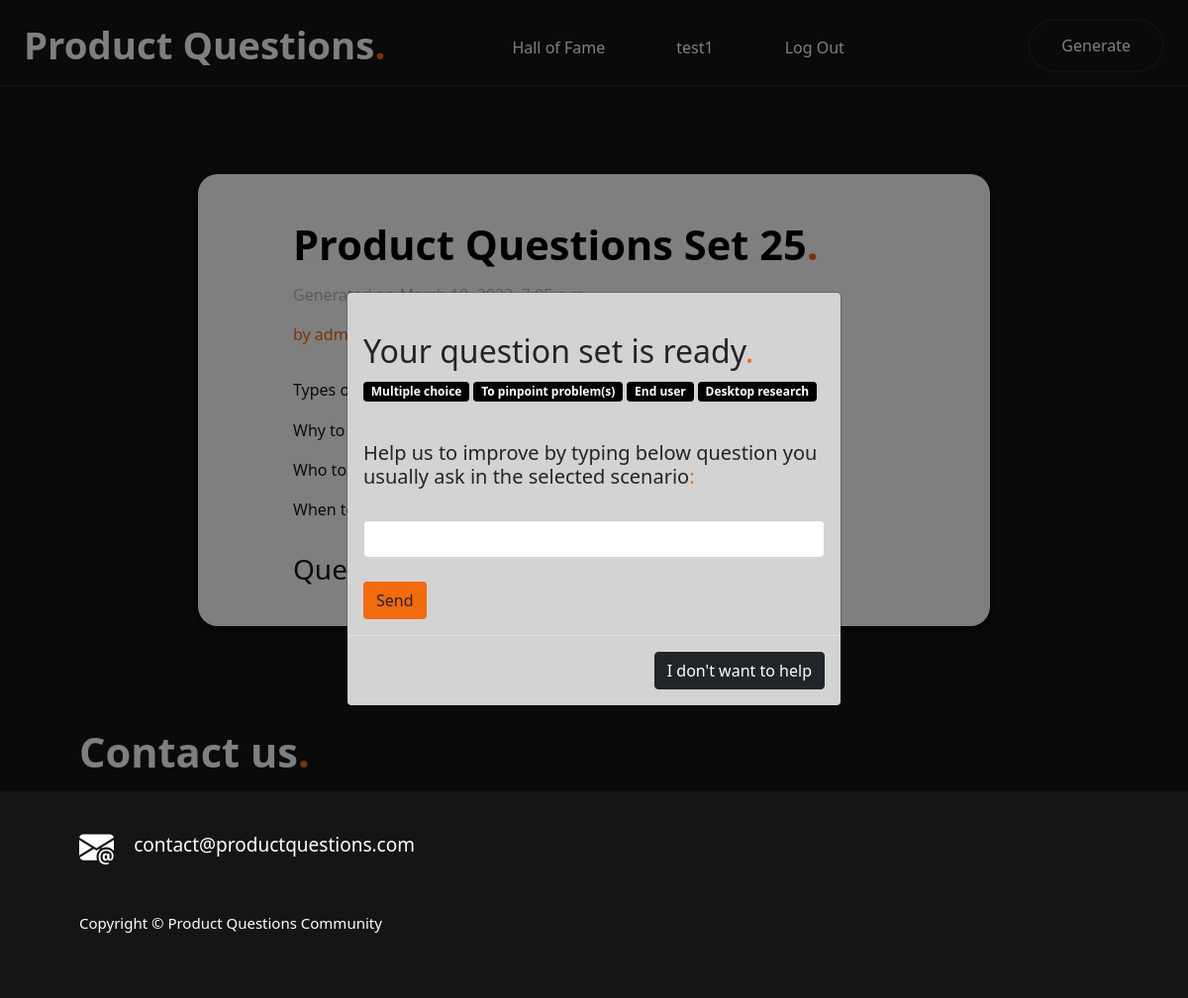
The page /25 (signed in) on the database its author committed.
### PQ/models.py (models this page shows)
class User(AbstractUser):
    pass

class Set(models.Model):
    questions = models.ManyToManyField(Question, related_name="questions_set")
    user = models.ForeignKey(User, on_delete=models.CASCADE, related_name="users_sets")
    dategenerated = models.DateTimeField(default=now)
    type = models.ForeignKey(Type, on_delete=models.CASCADE ,verbose_name="types of questions", blank=False, related_name="typeset")
    why = models.ForeignKey(Why, on_delete=models.CASCADE ,verbose_name="why you want to ask them", blank=False, related_name="whyset")
    who = models.ForeignKey(Who, on_delete=models.CASCADE ,verbose_name="who you want to ask", blank=False, related_name="whoset")
    when = models.ForeignKey(When, on_delete=models.CASCADE ,verbose_name="when you want to use them", blank=False, related_name="wheset")
    firsttime = models.BooleanField(default=True)

class Type(models.Model):
    type = models.CharField(max_length=100)
    class Meta:
        ordering = ['type']
    def __str__(self):
        return self.type

class Why(models.Model):
    why = models.CharField(max_length=100)
    class Meta:
        ordering = ['why']
    def __str__(self):
        return self.why

class Who(models.Model):
    who = models.CharField(max_length=100)
    class Meta:
        ordering = ['who']
    def __str__(self):
        return self.who

class When(models.Model):
    when = models.CharField(max_length=100)
    class Meta:
        ordering = ['when']
    def __str__(self):
        return self.when

### PQ/views.py (the view, shortened to what this page needs)
# urls.py: path("<int:set_id>", views.set, name="set"),
def set(request,set_id):
    if request.method == "POST":
        if "registermodalname" in request.POST:
            username = request.POST["username"]
            email = request.POST["email"]
            password = request.POST["password"]
            confirmation = request.POST["confirmation"]
            if password != confirmation:
                return render(request, "PQ/register.html", {
                    "message": "Passwords must match."
                })
            try:
                User.objects.get(email=email)
                return render(request, "PQ/register.html", {
                    "message": "This email is already taken."
                })
            except User.DoesNotExist:
                try:
                    user = User.objects.create_user(username, email, password)
                    user.save()
                except IntegrityError:
                    return render(request, "PQ/register.html", {
                    "message": "Username already taken."
                    })
                set = Set.objects.get(pk = set_id)
                set.user = user
                set.firsttime = False
                set.save(update_fields=['user','firsttime'])
                login(request, user)
                return HttpResponseRedirect(reverse("set", args=(set_id,)))
        elif "loginmodalname" in request.POST:
            username = request.POST["username"]
            password = request.POST["password"]
            user = authenticate(request, username=username, password=password)
            if user is not None:
                set = Set.objects.get(pk = set_id)
                set.user = user
                set.save(update_fields=['user'])
                login(request, user)
                return HttpResponseRedirect(reverse("set", args=(set_id,)))
            else:
                return HttpResponseRedirect(reverse("set", args=(set_id,)))
        else:
            set = Set.objects.get(pk = set_id)
            ptext = request.POST["question"]
            ptype = set.type
            pwhy = set.why
            pwho = set.who
            pwhen = set.when
            pdateadded = datetime.now()
            s = ProposedQuestion.objects.create(pdateadded = pdateadded, user = request.user, ptext = ptext, ptype = ptype, pwhy = pwhy, pwho = pwho, pwhen = pwhen, pset = set)
            s.save()
            set.firsttime = False
            set.save(update_fields=['firsttime'])
            return HttpResponseRedirect(reverse("set", args=(set_id,)))
    else:
        try:
            set = Set.objects.get(pk = set_id)
        except Set.DoesNotExist:
            return render(request, "PQ/error.html", {
            "error": "Error - you don't have privilidges to see this set or it does not exists"
            })
        set = Set.objects.get(pk = set_id)
        if set.firsttime == True:
            user = set.user
            if user.id == request.user.id or 1:
                questions = set.questions.all()
                return render(request, "PQ/set.html", {
                "set": set,
                "questions": questions,
                "firsttime": "firstime",
                })
            else:
                return render(request, "PQ/set.html", {
                "error": "Error - you don't have privilidges to see this setor it does not exists"
                })

### PQ/templates/PQ/set.html (shortened to what this page needs)
{% extends "PQ/layout.html" %}
{% block body %}
<div class="background">
    <div class="setcontainer">
        {% if set %}
                <div class="setcard">
                    <div class="titleblack">
                        Product Questions Set {{set.id}}<span class="spanincolumns">.</span>
                    </div>
                            <div class="setgenerated">
                                Generated on {{set.dategenerated}}
                            </div>
                            <div class="setuser">
                                <span class="spanincolumns">by {{set.user}}</span>
                            </div>
                        <div class="setcardsection">
                        Types of questions:
                        <p class="badgecolorblack badge">{{set.type}}</p>
                        </div>
                        <div class="setcardsection">
                            Why to ask them:
                            <p class="badgecolorblack badge ">{{set.why}}</p>
                        </div>
                        <div class="setcardsection">
                            Who to ask:
                            <p class="badgecolorblack badge ">{{set.who}}</p>
                        </div>
                        <div class="setcardsection">
                            When to ask:
                            <p class="badgecolorblack badge ">{{set.when}}</p>
                        </div>
                        <div class="questionscontainer">
                            <h3>Questions:</h3>
                        </div>
                </div>
        {% endif %}
    </div>
</div>
{% if firsttime %}
{% if user.is_authenticated %}
        <div id="askmodal" class="modal" tabindex="-1" role="dialog">
            <div class="modal-dialog modal-dialog-centered modal-dialog-scrollable" role="document">
            <div class="modalbackground modal-content">
                <div class="modal-body">
                    <div class="">
                        <div class="modaltopspacing">
                            <div class="modalspacing">
                            <h2>Your question set is ready<span class="spanincolumns">.</span></h2>
                            <p class="badgecolorblack badge">{{set.type}}</p>
                            <p class="badgecolorblack badge ">{{set.why}}</p>
                            <p class="badgecolorblack badge ">{{set.who}}</p>
                            <p class="badgecolorblack badge ">{{set.when}}</p>
                            </div>
                            <div class="modalspacing">
                            <h5>Help us to improve by typing below question you usually ask in the selected scenario<span class="spanincolumns">:</span></h5>
                            </div>
                            <form action="{% url 'set' set.id %}" method="post">
                                <div class="modalspacing form-group">
                                    <input class="form-control" autofocus type="input" name="question">
                                </div>
                                <input class="buttonorange btn" type="submit" name="addmodalname" value="Send">
                            </form>
                        </div>
                    </div>
                </div>
                <div class="modal-footer">
                <p class="fw-lighter"><a  type="button" id="closebutton" class="btn btn-dark">I don't want to help</a> </p>
                </div>
            </div>
            </div>
        </div>
{% endif %}
{% endif %}
{% endblock %}

### PQ/templates/PQ/layout.html (shortened to what this page needs)
{% load static %}
<!DOCTYPE html>
<html lang="en">
    <head>
        <link href="https://cdn.jsdelivr.net/npm/bootstrap@5.1.3/dist/css/bootstrap.min.css" rel="stylesheet">
        <link href="static/PQ/styles.css" rel="stylesheet">
    </head>
    <body>
        <header class="primary-header">
            <nav class="navbar container">
                <a class="logo" href="{% url 'index' %}">Product Questions<span class="spanincolumns">.</span></a>
                <ul class="nav-list">
                    <li class="nav-item">
                        <a class="nav-link" href="{% url 'halloffame' %}">Hall of Fame</a>
                        </li>
                    {% if user.is_authenticated %}
                        <li>
                            <a class="nav-link" href="{% url 'user' %}">{{ user.username }}</a>
                        </li>
                        <li >
                            <a class="nav-link" href="{% url 'logout' %}">Log Out</a>
                        </li>
                    {% else %}
                        <li >
                            <a class="nav-link" href="{% url 'login' %}">Log In</a>
                        </li>
                    {% endif %}
                </ul>
                <a href="{% url 'generate' %}" class="button">Generate</a>
            </nav>
        </header>
        <div>
            {% block body %}
            {% endblock %}
        </div>
        <footer class="footer">
            <div class="title1">
                Contact us<span class="spanincolumns">.</span>
            </div>
            <div class="footertext">
                <span style="padding-left: 1rem; font-size: 19px;">contact@productquestions.com</span>
                <div class="footercopyright fw-lighter">
                Copyright &#169; Product Questions Community
                </div>
            </div>
        </footer>
    </body>
</html>

### PQ/static/PQ/styles.css (style rules this page uses)
body { background-attachment: fixed; background-size: cover; height: 100%; }
a:link { text-decoration: none; color: #fff; }
.primary-header { position:fixed; top: 0; left: 0; z-index: 999; width: 100%; transition: background-color 0.5s; }
.container { max-width: 120rem; margin-inline: auto; padding-inline: 1.5rem; }
.navbar { height: 5.5rem; display: flex; align-items: center; justify-content: space-between; border-bottom: 2px solid rgba(255, 255, 255, 0.05); transition: 0.25s; color: #fff; }
.logo { font-size: 2.4rem; font-weight: 800; color: #151515; }
.nav-list { list-style: none; display: flex; gap: 2.5rem; margin-left: 5rem; margin-right: auto; padding-top: 20px; }
.nav-link { transition: color .25s; text-align: left; color: #d3d3d3; }
.button { border: 2px solid rgba(255, 255, 255, 0.05); display: inline-block; color: #f16b0e; padding: 0.8rem 2rem; border-radius: 2rem; transition: background-color 0.25s; }
.footer { background-color: #151515; color: #fff; }
.footertext { background-color: #151515; color: #fff; padding-left: 5rem; }
.footercopyright { background-color: #151515; color: #fff; padding-top: 3rem; padding-bottom: 4rem; font-size: 15px; }
.background { background-image: url("/static/PQ/background.png"); max-width: 100%; background-color: #151515; }
.spanincolumns { color: #f16b0e; }
.title1 { margin: 3rem; margin-top: 4rem; padding-left: 2rem; display: inline-block; font-size: 2.6rem; font-weight: 800; }
.setcontainer { padding-top: 11rem; text-align: center; color:#fff; justify-content: center; display: flex }
.setcard { font-size: 1rem; padding-bottom: 2rem; padding-top: 2rem; padding-left: 6rem; padding-right: 6rem; margin-bottom: 2rem; background-color: #fff; color: #151515; font-weight: 300; width: 50rem; text-align: left; border-radius: 20px; box-shadow: 0 3px 1rem rgba(0, 0, 0, 0.8); display: block }
.setcardsection { font-size: 1rem; text-align: left; width: 100%; padding: 0rem; margin: 0rem; }
.setuser { padding-bottom: 2rem; color: black }
.setgenerated { padding-bottom: 1rem; color: #b6b5b5; }
.questionscontainer { padding-top: 1rem; }
.badgecolorblack { background-color:black }
.titleblack { margin-top: 0.5rem; margin-bottom: 0.5rem; display: inline-block; font-size: 2.6rem; font-weight: 800; color: black }
.modalbackground { background-color: lightgrey; }
.modalspacing { padding-bottom: 1.5rem; }
.modaltopspacing { padding-top: 1.5rem; }
.buttonorange { background-color: #f16b0e }

### rows shown on the page
User: username "test1"
Set: id "25", user "admin", type "Multiple choice", why "To pinpoint problem(s)", who "End user", when "Desktop research"
